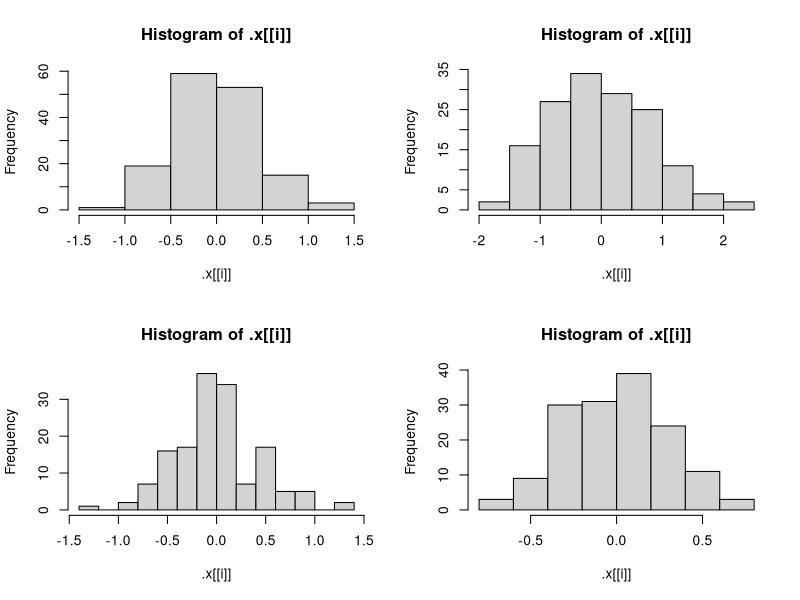
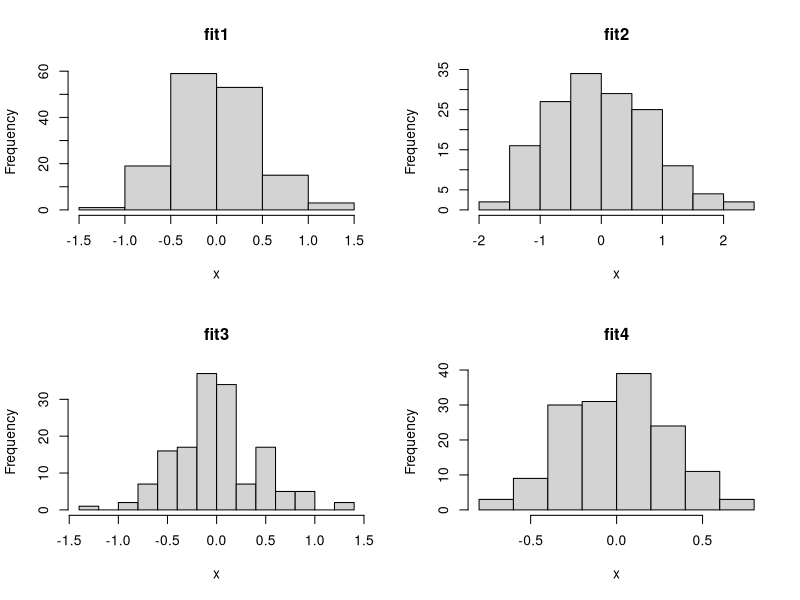

R code for these plots, in order:
## ---- chunk 1
getRMSE <- function(resp, pred, ...) {
  rmse <- sqrt(mean((resp - pred)^2, ...))
}

set.seed(10)
n <- 100
x <- runif(n)
resp <- 3 + 10 * x + rnorm(n)
pred <- predict(lm(resp ~ x), data.frame(x))

# Calling the getRMSE function with responses and predictions
rmse <- getRMSE(resp, pred)
rmse

# Calculate RMSE without removing missing values
resp[c(20, 15)] = NA_real_
naRMSE <- getRMSE(resp, pred)
naRMSE

# Calculate RMSE by removing missing values
remNARMSE <- getRMSE(resp, pred, na.rm = TRUE)
remNARMSE
## ---- chunk 2
getMAE <- function (resp, pred,...) {
 mae <- mean(abs(resp-pred),...)
}


set.seed(10)
n <- 100
x <- runif(n)
resp <- 3 + 10 * x + rnorm(n)
pred <- predict(lm(resp ~ x), data.frame(x))

# Calling the getMAE function with responses and predictions
MAE <- getMAE(resp, pred)
MAE

# Calculate MAE without removing missing values
resp[c(30, 55)] = NA_real_
naMAE <- getMAE(resp, pred)
naMAE

# Calculate MAE by removing missing values
remNAMAE <- getMAE(resp, pred, na.rm = TRUE)
remNAMAE
## ---- chunk 3
getErrors <- function(resp, pred, metric = "both", ...) {
  if(!is.vector(resp) | !is.numeric(resp)) { 
    stop ("resp should be numeric vector")
  }
  if(!is.vector(pred) | !is.numeric(pred)) { 
    stop ("pred should be numeric vector")
  }
  rmse <- getRMSE(resp, pred, ...)
  mae <- getMAE(resp, pred, ...)
  if(metric == "RMSE") return (c("RMSE" = rmse))
  else if (metric == "MAE") return (c("MAE" = mae))
  else return(c("RMSE" = rmse, "MAE" = mae))
}  
## ---- chunk 4
set.seed(10)
n <- 100
x <- runif(n)
resp <- 3 + 10 * x + rnorm(n)
pred <- predict(lm(resp ~ x), data.frame(x))

Errors <- getErrors(resp, pred)
Errors
 
Errors <- getErrors(resp, pred, metric = "RMSE")
Errors
Errors <- getErrors(resp, pred, metric = "MAE")
Errors

# Calculate getErrors without removing missing values
resp[c(3, 65)] = NA_real_
naErrors <- getErrors(resp, pred)
naErrors

# Calculate getErrors by removing missing values
remNAErrors <- getErrors(resp, pred, na.rm = TRUE)
remNAErrors

# Testing with non-numeric and non-vector data
# Commenting out for render error
# nonVecErrs <- getErrors(data.frame(resp), list(pred))
## ---- chunk 5
# Commenting out for render to work
# nonVecErrs <- getErrors(resp, list(pred))

## ---- chunk 6
# Commenting out for render to work
# nonVecErrs <- getErrors(data.frame("resp"), list(c("pred")))
## ---- chunk 7
library (tidyverse)

lm_fit1 <- lm(Sepal.Length ~ Sepal.Width + Species, data = iris)
print("Using coef()")
coef(lm_fit1)
print("Using $")
lm_fit1 $coefficients
print("Using pluck")
pluck(lm_fit1, "coefficients")
## ---- chunk 8
lm_fit2 <- lm(Sepal.Length ~ Sepal.Width, data = iris)
lm_fit3 <- lm(Sepal.Length ~ Petal.Width + Sepal.Width + Species, data = iris)
lm_fit4 <- lm(Sepal.Length ~ Petal.Width + Petal.Length + Sepal.Width + Species,
data = iris)
fits <- list(lm_fit1, lm_fit2, lm_fit3, lm_fit4)
map(fits, pluck, "coefficients")
map(fits, confint )
par(mfrow = c(2, 2))
map(fits, pluck, "residuals") |>
  set_names(c("fit1","fit2", "fit3", "fit4")) |>
  walk(hist)

map(fits, pluck, "residuals") |>
  set_names(c("fit1","fit2", "fit3", "fit4")) |>
  iwalk(\(x,idx) hist(x, main = idx))

